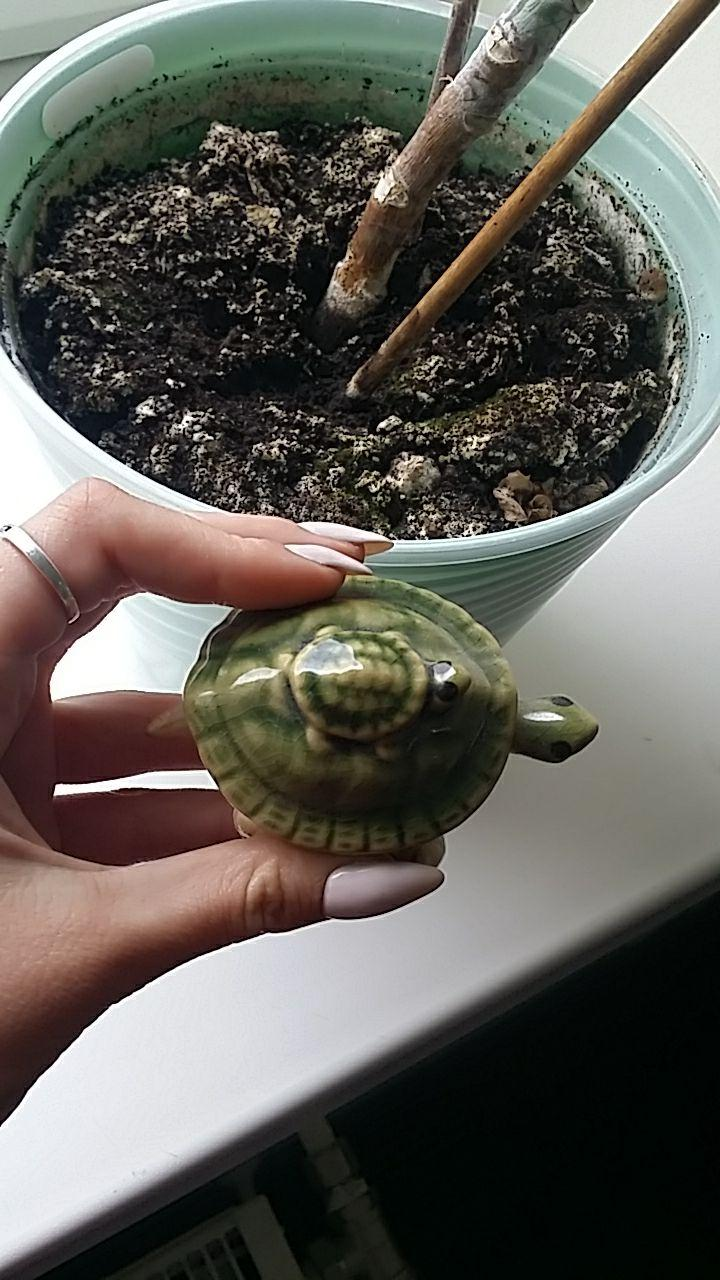
#> input picture recognotion_lab2/turtle (1).jpg, 720 x 1280 px; its folder holds 5 pictures in this run
$ python BRISK.py
#> lines starting #> are read from the running program, lines starting #| are printed output that depends on the picture
import numpy as np
import time
import cv2
import matplotlib.pyplot as plt
imagesTurtle = []
imagesMrPotato =[]
metrik1TAkaze = [0.01511879049676026, 0.03023758099352052, 0.07127429805615551, 0.02159827213822894, 0.06803455723542116, 0.028077753779697623, 0.009719222462203024, 0.02267818574514039, 0.019438444924406047, 0.0183585313174946, 0.0183585313174946, 0.02591792656587473, 0.019438444924406047, 0.014038876889848811, 0.02159827213822894, 0.029157667386609073, 0.023758099352051837, 0.026997840172786176, 0.03995680345572354, 0.028077753779697623, 0.023758099352051837, 0.023758099352051837, 0.026997840172786176, 0.02267818574514039, 0.02267818574514039, 0.020518358531317494, 0.016198704103671708, 0.029157667386609073, 0.026997840172786176, 0.0183585313174946, 0.014038876889848811, 0.016198704103671708, 0.0183585313174946, 0.03347732181425486, 0.06263498920086392, 0.03023758099352052, 0.028077753779697623, 0.014038876889848811, 0.03131749460043196, 0.01511879049676026, 0.04427645788336933, 0.02591792656587473, 0.032397408207343416, 0.02267818574514039, 0.024838012958963283, 0.019438444924406047, 0.056155507559395246, 0.0367170626349892, 0.026997840172786176, 0.03995680345572354, 0.03347732181425486, 0.02267818574514039, 0.014038876889848811, 0.024838012958963283, 0.016198704103671708, 0.03455723542116631, 0.02159827213822894, 0.012958963282937365, 0.032397408207343416, 0.038876889848812095, 0.020518358531317494, 0.016198704103671708, 0.032397408207343416, 0.024838012958963283, 0.02591792656587473, 0.023758099352051837, 0.04643628509719223, 0.023758099352051837, 0.028077753779697623, 0.016198704103671708, 0.026997840172786176, 0.01511879049676026, 0.029157667386609073, 0.029157667386609073, 0.07127429805615551, 0.06803455723542116, 0.02159827213822894, 0.028077753779697623, 0.005399568034557235, 0.011879049676025918, 0.032397408207343416, 0.0183585313174946, 0.032397408207343416, 0.024838012958963283, 0.032397408207343416, 0.03779697624190065, 0.03455723542116631, 0.03347732181425486, 0.019438444924406047, 0.03779697624190065, 0.03023758099352052, 0.028077753779697623, 0.03455723542116631, 0.032397408207343416, 0.024838012958963283, 0.0367170626349892, 0.02159827213822894, 0.04103671706263499, 0.03023758099352052, 0.03023758099352052,0.0367170626349892]
metrik3TAkaze = [0.41190004348754883, 0.4148902893066406, 0.516632080078125, 0.4497983455657959, 0.5146245956420898, 0.47672128677368164, 0.4568135738372803, 0.5345721244812012, 0.46475768089294434, 0.47373294830322266, 0.4377889633178711, 0.45478391647338867, 0.4608027935028076, 0.4358363151550293, 0.43486976623535156, 0.42885375022888184, 0.4438130855560303, 0.45075488090515137, 0.4268605709075928, 0.44380974769592285, 0.4338407516479492, 0.43782782554626465, 0.43782639503479004, 0.43783044815063477, 0.4528238773345947, 0.4358348846435547, 0.45382189750671387, 0.43783116340637207, 0.4428532123565674, 0.4637598991394043, 0.4388313293457031, 0.45278406143188477, 0.4497964382171631, 0.45079612731933594, 0.43483901023864746, 0.4637596607208252, 0.4338386058807373, 0.444810152053833, 0.4357931613922119, 0.4278721809387207, 0.4338374137878418, 0.43178796768188477, 0.42985081672668457, 0.4278557300567627, 0.4497950077056885, 0.4338407516479492, 0.42885351181030273, 0.42984819412231445, 0.44077467918395996, 0.4308462142944336, 0.4318113327026367, 0.42885422706604004, 0.45677804946899414, 0.438861608505249, 0.4578099250793457, 0.42287135124206543, 0.4138946533203125, 0.45674681663513184, 0.4258613586425781, 0.45778584480285645, 0.49068665504455566, 0.47572922706604004, 0.43782806396484375, 0.4507942199707031, 0.4388253688812256, 0.4527883529663086, 0.42786288261413574, 0.4248647689819336, 0.4318809509277344, 0.4377865791320801, 0.4388265609741211, 0.45079565048217773, 0.43683338165283203, 0.44087815284729004, 0.49164819717407227, 0.49863600730895996, 0.4517936706542969, 0.43483781814575195, 0.5086419582366943, 0.5106344223022461, 0.4358351230621338, 0.43288731575012207, 0.4408574104309082, 0.43080925941467285, 0.4308145046234131, 0.4338045120239258, 0.435835599899292, 0.43579530715942383, 0.4447779655456543, 0.43483734130859375, 0.4298105239868164, 0.43284153938293457, 0.44785618782043457, 0.42186832427978516, 0.42087459564208984, 0.41585516929626465, 0.4308052062988281, 0.42290377616882324, 0.4248661994934082, 0.43383264541625977,0.8487708568572998]
metrik1PAkaze = [0.025219298245614034, 0.03070175438596491, 0.017543859649122806, 0.03618421052631579, 0.11732456140350878, 0.14364035087719298, 0.10635964912280702, 0.17105263157894737, 0.07017543859649122, 0.041666666666666664, 0.025219298245614034, 0.025219298245614034, 0.02631578947368421, 0.10416666666666667, 0.02631578947368421, 0.02412280701754386, 0.020833333333333332, 0.01644736842105263, 0.020833333333333332, 0.03837719298245614, 0.027412280701754384, 0.03508771929824561, 0.01864035087719298, 0.03179824561403509, 0.015350877192982455, 0.015350877192982455, 0.021929824561403508, 0.03728070175438596, 0.046052631578947366, 0.039473684210526314, 0.029605263157894735, 0.03179824561403509, 0.023026315789473683, 0.027412280701754384, 0.01206140350877193, 0.06030701754385965, 0.039473684210526314, 0.013157894736842105, 0.020833333333333332, 0.019736842105263157, 0.017543859649122806, 0.027412280701754384, 0.017543859649122806, 0.017543859649122806, 0.021929824561403508, 0.020833333333333332, 0.03179824561403509, 0.03289473684210526, 0.021929824561403508, 0.027412280701754384, 0.06798245614035088, 0.023026315789473683, 0.0581140350877193, 0.039473684210526314, 0.05043859649122807, 0.03399122807017544, 0.03399122807017544, 0.02631578947368421, 0.047149122807017545, 0.05263157894736842, 0.020833333333333332, 0.03179824561403509, 0.06030701754385965, 0.041666666666666664, 0.06798245614035088, 0.02412280701754386, 0.015350877192982455, 0.03728070175438596, 0.02850877192982456, 0.015350877192982455, 0.02631578947368421, 0.027412280701754384, 0.041666666666666664, 0.049342105263157895, 0.027412280701754384, 0.0800438596491228, 0.019736842105263157, 0.025219298245614034, 0.017543859649122806, 0.015350877192982455, 0.015350877192982455, 0.0581140350877193, 0.03837719298245614, 0.03508771929824561, 0.04057017543859649, 0.03289473684210526, 0.019736842105263157, 0.020833333333333332, 0.03728070175438596, 0.041666666666666664, 0.019736842105263157, 0.029605263157894735, 0.015350877192982455, 0.02631578947368421, 0.03508771929824561, 0.03179824561403509, 0.02631578947368421, 0.039473684210526314, 0.043859649122807015, 0.047149122807017545, 0.02850877192982456, 0.02850877192982456, 0.049342105263157895, 0.01864035087719298, 0.019736842105263157, 0.01864035087719298, 0.019736842105263157, 0.021929824561403508, 0.021929824561403508, 0.015350877192982455, 0.020833333333333332, 0.015350877192982455, 0.019736842105263157, 0.03618421052631579]
metrik3PAkaze = [0.37200355529785156, 0.3679783344268799, 0.36198997497558594, 0.3660566806793213, 0.3639707565307617, 0.36298418045043945, 0.36402368545532227, 0.37894606590270996, 0.3620293140411377, 0.40295958518981934, 0.36601805686950684, 0.3670179843902588, 0.3620290756225586, 0.3730027675628662, 0.3749990463256836, 0.3780248165130615, 0.3759589195251465, 0.36398935317993164, 0.3590724468231201, 0.3609943389892578, 0.24829792976379395, 0.25627756118774414, 0.40086817741394043, 0.3630239963531494, 0.3670186996459961, 0.377979040145874, 0.3699793815612793, 0.2603034973144531, 0.2543156147003174, 0.24231553077697754, 0.3670196533203125, 0.3749377727508545, 0.36498308181762695, 0.3610665798187256, 0.3609962463378906, 0.3610343933105469, 0.36997437477111816, 0.2543206214904785, 0.24836134910583496, 0.35800766944885254, 0.3799467086791992, 0.377988338470459, 0.3739614486694336, 0.3689744472503662, 0.24829959869384766, 0.25129103660583496, 0.3629932403564453, 0.3610203266143799, 0.3968961238861084, 0.37795281410217285, 0.3609957695007324, 0.3600351810455322, 0.35700535774230957, 0.358004093170166, 0.2572746276855469, 0.2623000144958496, 0.25727319717407227, 0.2492969036102295, 0.24829864501953125, 0.37496089935302734, 0.36099696159362793, 0.3580358028411865, 0.3669853210449219, 0.3729684352874756, 0.36199140548706055, 0.36901021003723145, 0.35399723052978516, 0.36103200912475586, 0.36698126792907715, 0.39893174171447754, 0.3720059394836426, 0.3949089050292969, 0.37699151039123535, 0.3829379081726074, 0.37405896186828613, 0.38796257972717285, 0.35504770278930664, 0.359999418258667, 0.3640604019165039, 0.36003637313842773, 0.36402249336242676, 0.36698102951049805, 0.3730020523071289, 0.25731563568115234, 0.25427985191345215, 0.2543206214904785, 0.35903453826904297, 0.3660614490509033, 0.36003661155700684, 0.3709678649902344, 0.3829319477081299, 0.3729689121246338, 0.362030029296875, 0.3809843063354492, 0.3669772148132324, 0.359999418258667, 0.35900259017944336, 0.37595486640930176, 0.36698102951049805, 0.3809795379638672, 0.36100006103515625, 0.3659827709197998, 0.3600575923919678, 0.19942808151245117, 0.36701488494873047, 0.3670179843902588, 0.34707212448120117, 0.3679821491241455, 0.362030029296875, 0.3500645160675049, 0.3659813404083252, 0.4008924961090088, 0.39294910430908203, 0.3839149475097656]
metrik2TAkaze = [109.82451403887688, 120.57721382289417, 119.3169546436285, 119.20086393088553, 112.77915766738661, 123.97354211663067, 112.2975161987041, 113.50809935205183, 113.89092872570194, 125.37041036717062, 130.85691144708423, 110.6182505399568, 108.96652267818574, 139.11555075593952, 115.76133909287257, 117.53023758099351, 122.9622030237581, 115.7170626349892, 135.85961123110152, 111.12904967602591, 121.46976241900649, 119.99298056155507, 111.17278617710583, 122.55345572354211, 115.68952483801296, 129.841252699784, 114.51241900647948, 123.53833693304536, 118.54859611231102, 116.20572354211663, 122.49352051835854, 114.9011879049676, 109.95518358531318, 114.16738660907127, 142.11771058315335, 131.68574514038878, 122.57991360691145, 124.16522678185746, 129.31263498920086, 132.3952483801296, 131.75053995680346, 121.01835853131749, 121.16468682505399, 120.44330453563715, 116.04535637149029, 126.64524838012959, 124.86987041036717, 132.6123110151188, 121.46274298056156, 119.73650107991361, 118.41630669546436, 123.14200863930886, 114.01295896328294, 120.90388768898488, 108.09287257019439, 125.68088552915766, 120.31641468682506, 116.30561555075595, 123.08261339092873, 126.3768898488121, 114.7354211663067, 117.86717062634989, 121.00647948164146, 115.96760259179266, 128.48488120950324, 124.82019438444924, 130.49730021598273, 121.55345572354211, 122.24838012958963, 118.44492440604752, 114.22516198704103, 111.2829373650108, 125.21058315334773, 121.54481641468682, 119.3169546436285, 112.77915766738661, 110.2181425485961, 122.17710583153348, 128.52375809935205, 111.54481641468682, 114.80831533477321, 123.70680345572354, 116.0475161987041, 124.28347732181426, 129.76025917926566, 123.7462203023758, 122.54427645788337, 139.99190064794817, 116.78617710583153, 120.03887688984881, 132.40064794816413, 114.02699784017278, 123.21652267818574, 143.63228941684665, 124.76025917926566, 123.83855291576674, 115.82775377969763, 146.3196544276458, 124.79913606911447, 118.91522678185746, 123.63390928725703]
metrik2PAkaze = [137.06030701754386, 142.94243421052633, 138.53344298245614, 133.84265350877192, 115.8530701754386, 115.24561403508773, 121.5032894736842, 115.80427631578948, 126.01699561403508, 122.87006578947368, 126.74835526315789, 129.5844298245614, 127.48848684210526, 118.6030701754386, 124.99451754385964, 125.96436403508773, 125.58333333333333, 130.68530701754386, 139.6326754385965, 155.66995614035088, 156.2017543859649, 158.55098684210526, 123.72478070175438, 132.34868421052633, 135.46162280701753, 134.79605263157896, 127.46052631578948, 144.6003289473684, 140.15679824561403, 141.6233552631579, 150.03947368421052, 129.56743421052633, 126.5904605263158, 132.19736842105263, 130.70723684210526, 126.41228070175438, 137.60745614035088, 153.99506578947367, 148.23190789473685, 131.13870614035088, 121.44024122807018, 122.86074561403508, 124.78837719298245, 123.76151315789474, 141.4890350877193, 139.8733552631579, 123.44736842105263, 123.82510964912281, 137.13651315789474, 154.43366228070175, 175.43421052631578, 163.5219298245614, 127.09813596491227, 129.28947368421052, 139.81140350877192, 144.41337719298247, 147.0701754385965, 144.6469298245614, 133.45120614035088, 120.65186403508773, 134.98190789473685, 129.43366228070175, 121.33114035087719, 122.93311403508773, 123.60197368421052, 122.48684210526316, 132.88651315789474, 128.13048245614036, 123.95394736842105, 122.26206140350877, 131.6030701754386, 133.05921052631578, 132.86513157894737, 126.4906798245614, 129.484649122807, 125.16282894736842, 126.77631578947368, 130.640350877193, 128.1765350877193, 129.625, 129.73629385964912, 121.03837719298245, 121.31524122807018, 133.46546052631578, 127.33333333333333, 133.75603070175438, 126.28015350877193, 124.35690789473684, 123.67543859649123, 127.00603070175438, 126.50603070175438, 125.10087719298245, 127.42598684210526, 121.43530701754386, 132.90679824561403, 124.68366228070175, 123.22587719298245, 128.1655701754386, 134.94188596491227, 131.2390350877193, 125.11293859649123, 123.72368421052632, 124.27686403508773, 161.86787280701753, 158.59484649122808, 146.94024122807016, 139.82730263157896, 131.7280701754386, 134.65405701754386, 139.61348684210526, 132.46162280701753, 133.84155701754386, 134.32456140350877, 137.81524122807016]
times = []
localss =[]
metrik2 =[]
metrik1T=[]
metrik2T=[]
metrik3T=[]
metrik1P = []
metrik2P = []
metrik3P = []
good_matches = []
fT= open("resultsTurtle.txt","w+")
fT.write("good                   metrik 2                       time\n")
fP= open("resultsMrPotato.txt","w+")
fP.write("good                   metrik 2                       time\n")
for i in range(1,102):
    imagesTurtle.append(cv2.imread('turtle ({0}).jpg'.format(i),0))
for i in range(1,115):
    imagesMrPotato.append(cv2.imread('Mr.Potato/im{0}.jpg'.format(i), 0))


imgT = cv2.imread('turtle.jpg',0)
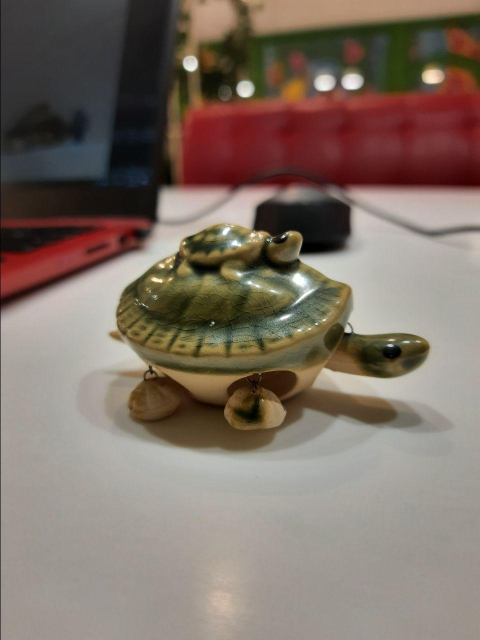
#> input picture recognotion_lab2/turtle.jpg, 960 x 1280 px (shown at 1/2 size)
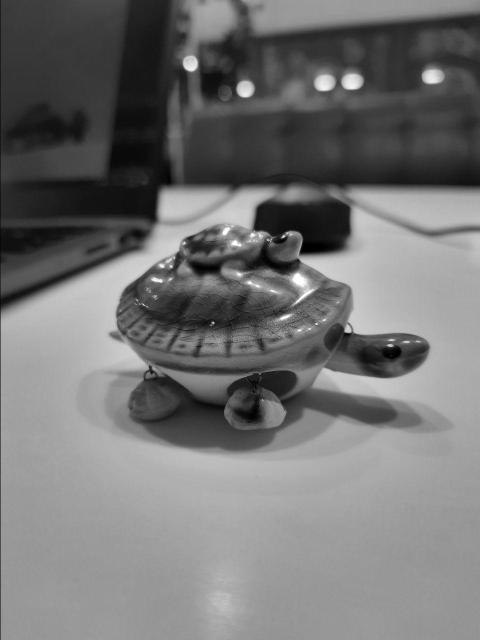
#> imgT: shape (1280, 960) (shown at 1/2 size); min 0, max 255, mean 115.3
imgP = cv2.imread('Mr.Potato/im0.jpg',0)
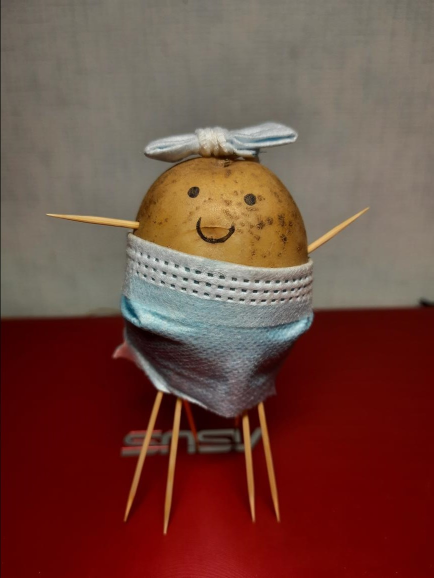
#> input picture recognotion_lab2/Mr.MiniPotato/im0.jpg, 867 x 1156 px, found by its file name (shown at 1/2 size)
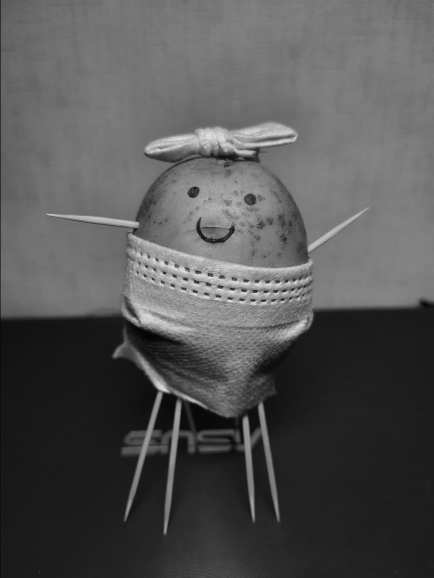
#> imgP: shape (1156, 867) (shown at 1/2 size); min 1, max 245, mean 84.1
brisk = cv2.BRISK_create()
(kpT,desT) = brisk.detectAndCompute(imgT,None)
(kpP,desP) = brisk.detectAndCompute(imgP,None)

def process_Image(i,des,kp,img,images,file,metrik1,metrik2,metrik3):
    img2 = images[i]

    time1 = time.time()


    #print(len(kp1))
#> (the run stopped early here; a loop or call above may not have finished)
